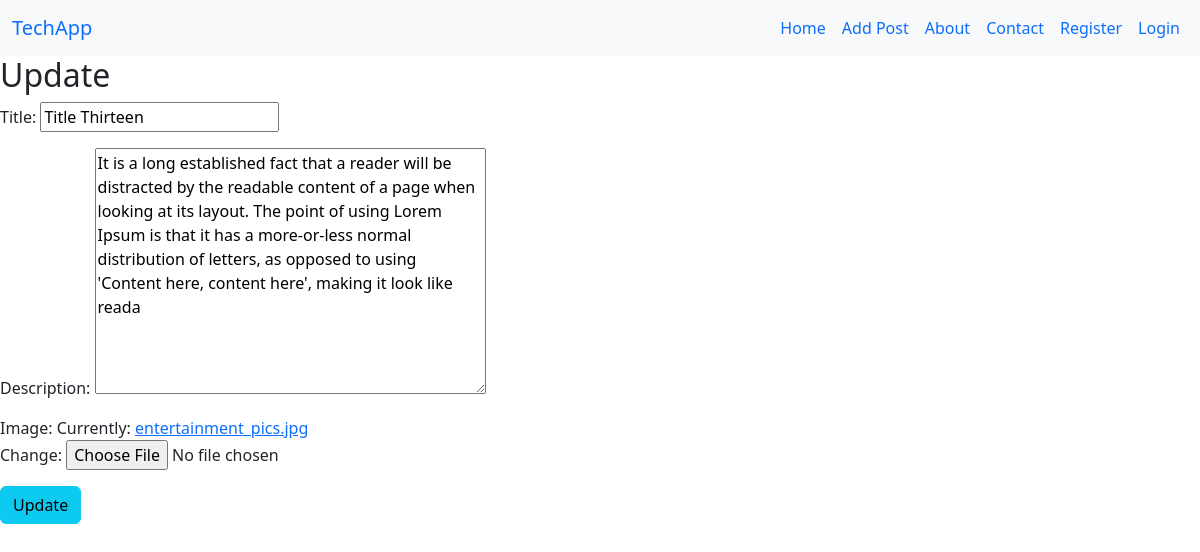
The app's page /detail/16/update/ with its own data.
### techapp/models.py (models this page shows, shortened)
class Post(models.Model):
    title = models.CharField(max_length=100, blank=False, null=False)
    description = models.TextField( blank=False, null=False)
    image = ImageField()

### techapp/views.py (the view)
# urls.py: path('detail/<int:pk>/update/', PostUpdateView.as_view(), name = 'update'),
class PostUpdateView(UpdateView):
    model = Post
    fields = ['title', 'description', 'image']
    template_name = 'update.html'
    success_url = '/home'

### template/update.html (shortened to what this page needs)
{% extends "base.html" %}
{% block body %}
<h2>Update</h2>
<form method="post" enctype="multipart/form-data">
    {{form.as_p}}
    <button class="btn btn-info" type="submit">Update</button>
</form>
{% endblock body %}

### records on screen
Post: title "Title Thirteen", description "It is a long established fact that a reader will be distracted by the readable content of a page when looking at its layout. The point of using Lorem Ipsum is that it has a more-or-less normal distribution of letters, as opposed to using 'Content here, content here', making it look like reada"
